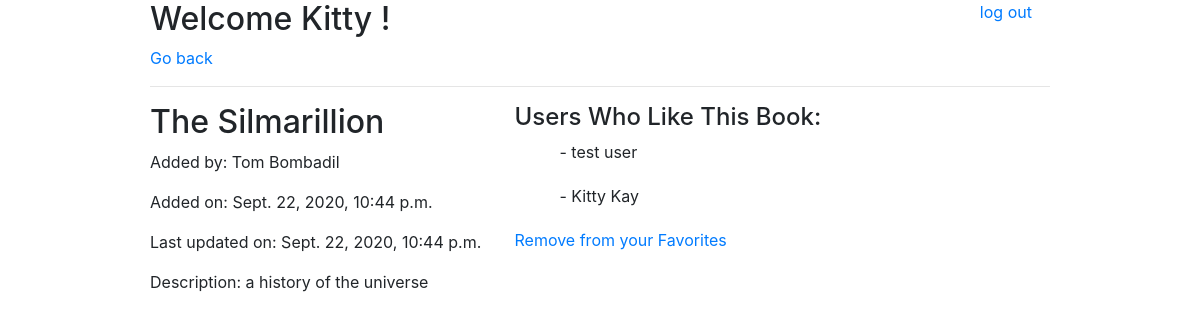
Screenshot of /book_info/6 (signed in) with the database file from the repository.
### fav_books_app/models.py (models this page shows)
class Users(models.Model):
    first_name = models.CharField(max_length=80)
    last_name = models.CharField(max_length=80)
    email = models.CharField(max_length=255)
    password = models.CharField(max_length=255)
    created_at = models.DateTimeField(auto_now_add=True)
    updated_at = models.DateTimeField(auto_now=True)
    objects = UsersManager()

class Books(models.Model):
    title = models.CharField(max_length=255)
    description = models.CharField(max_length=255)
    uploaded_by = models.ForeignKey(Users, related_name="books_uploaded", on_delete=models.CASCADE)
    users_likes = models.ManyToManyField(Users, related_name="liked_books")
    created_at = models.DateTimeField(auto_now_add=True)
    updated_at = models.DateTimeField(auto_now=True)
    objects = BooksManager()

### fav_books_app/views.py (the view)
# urls.py: path('book_info/<int:id>', views.book_info),
def book_info(request, id):
    if 'u_id' not in request.session:
        return redirect('/')
    context = {
        'user': Users.objects.get(id=request.session['u_id']),
        'book': Books.objects.get(id=id),
    }
    return render(request, 'book_info.html', context)

### fav_books_app/templates/book_info.html (shortened to what this page needs)
<!DOCTYPE html>
<html lang="en">
<head>
    <link rel="stylesheet" href="https://stackpath.bootstrapcdn.com/bootstrap/4.5.2/css/bootstrap.min.css">
    {% load static %}
    <link rel="stylesheet" href="{% static 'style.css' %}">
    <link rel="stylesheet" href="{% static 'bstyle.css' %}">
</head>
<body>
    <div class="wrapper">
        <div class="header">
            <h2>Welcome {{user.first_name}} !</h2>
            <a href="/logout">log out</a>
        </div>
        <a href="/books">Go back</a>
        <hr>
        <div class="edit_book">
            <form action="/edit_book/{{book.id}}" method="POST">
                {% if user.id == book.uploaded_by.id %}
                    <label for="title"></label><input type="text" name="title" value="{{ book.title }}">
                {% else %}
                    <h2>{{ book.title }}</h2>
                {% endif %}
                <p>Added by: {{ book.uploaded_by.first_name }} {{ book.uploaded_by.last_name }}</p>
                <p>Added on: {{ book.created_at }}</p>
                <p>Last updated on: {{ book.updated_at }}</p>
                {% if user.id == book.uploaded_by.id %}
                    <label for="">Description</label><input type="text" name="desc" value="{{ book.description }}">
                    <button type="submit">Edit</button>
                    <button type="submit"><a href="/delete_book/{{book.id}}">Delete</a></button>
                {% else %}
                    <p>Description: {{ book.description }}</p>
                {% endif %}
            </form>
        </div>
        <div class="users_fav">
            <h4>Users Who Like This Book:</h4>
            {% for user in book.users_likes.all %}
            <ul>
                <li>{{user.first_name}} {{user.last_name}}</li>
            </ul>
            {% endfor %}
            {% if user not in book.users_likes.all %}
                <a href="/favorite/{{book.id}}">Add to Favorites</a>
            {% else %}
                <a href="/unfavorite/{{book.id}}">Remove from your Favorites</a>
            {% endif %}
        </div>
    </div>
</body>
</html>

### fav_books_app/static/style.css (style rules this page uses)
* { margin: 0; padding: 0; }
.wrapper { width: 900px; margin: auto; }

### fav_books_app/static/bstyle.css (style rules this page uses)
.header h2, a { display: inline-block; vertical-align: top; }
.header a { margin-left: 65%; }
ul { list-style-type: none; margin-bottom: 20px; }
.edit_book, .users_fav { width: 40%; display: inline-block; vertical-align: top; }
.users_fav li::before { content: " - "; margin-left: 45px; }

### rows the page displays
Users: first_name "Kitty", last_name "Kay"
Books: title "The Silmarillion", uploaded_by.first_name "Tom", uploaded_by.last_name "Bombadil", created_at "Sept. 22, 2020, 10:44 p.m.", updated_at "Sept. 22, 2020, 10:44 p.m.", description "a history of the universe"
Users: first_name "test", last_name "user"
